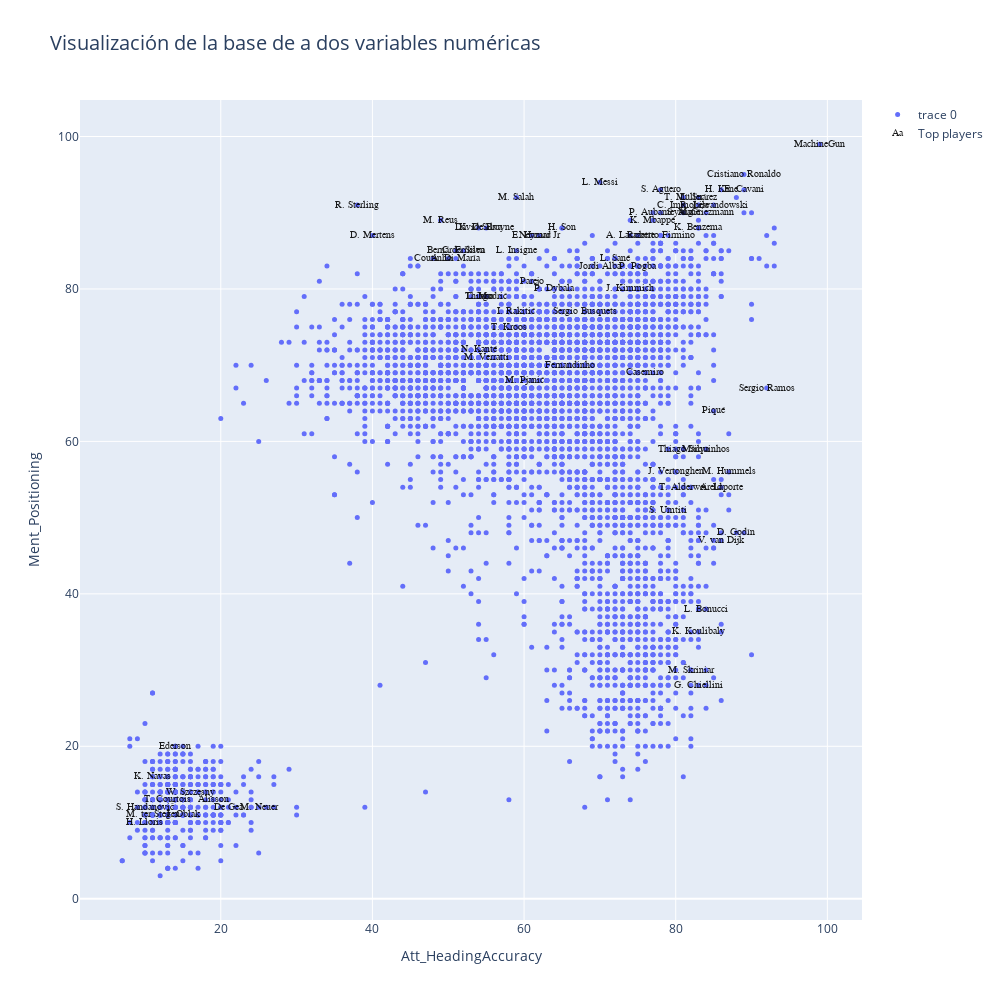

Notebook code for this chart:
### Markdown cell above
**Visualizamos los datos de a dos variables numéricas**

**Consigna de trabajo en grupo: buscar agrupamiento de datos usando las variables en skill_ratings de a pares**

### Code cell
data=[]
bool_crack=df_n["overall"] > 85 #diferenciamos a los mejores jugadores

#Elejimos dos variables, para esto elejimos dos números entre 0 y  de n_skills-1
skill_1=skills_ratings[2]
skill_2=skills_ratings[22]



graf1 = go.Scatter(x=df_skills[skill_1], y=df_skills[skill_2],
                           mode='markers',
                        text=df_n.loc[:,'club'], #'Height', 'Weight', 'Club', 'Age', 'Name','Position'
                           marker=dict(
                                size=5)
                           )

crack =go.Scatter(x=df_skills.loc[bool_crack,skill_1], y=df_skills.loc[bool_crack,skill_2],name='Top players',
                      text=df_n.loc[bool_crack,'short_name'],
                      textfont=dict(family='sans serif',size=10,color='black'),
                      opacity=0.9,mode='text')

data=[graf1,crack]

layout = go.Layout(title="Visualización de la base de a dos variables numéricas",titlefont=dict(size=20),
                xaxis=dict(title=skill_1),
                yaxis=dict(title=skill_2),
                autosize=False, width=1000,height=1000)

fig = go.Figure(data=data, layout=layout)

iplot(fig)

### Figure 1 — Plotly figure (JSON) as saved in the notebook; plotly's stock layout.template omitted (floating-point values rounded to 4 significant figures; data arrays with more than 128 entries replaced by an {"elided": "..."} marker saying what was removed)
{"data": [{"marker": {"size": 5}, "mode": "markers", "text": {"elided": "4757 str values"}, "type": "scatter", "x": {"elided": "4757 int values"}, "y": {"elided": "4757 int values"}}, {"mode": "text", "name": "Top players", "opacity": 0.9, "text": ["L. Messi", "Cristiano Ronaldo", "Neymar Jr", "J. Oblak", "E. Hazard", "K. De Bruyne", "M. ter Stegen", "V. van Dijk", "L. Modrić", "M. Salah", "K. Mbappé", "K. Koulibaly", "H. Kane", "Alisson", "De Gea", "N. Kanté", "G. Chiellini", "S. Agüero", "Sergio Ramos", "L. Suárez", "R. Lewandowski", "Sergio Busquets", "A. Griezmann", "P. Dybala", "P. Pogba", "Ederson", "R. Sterling", "C. Eriksen", "T. Courtois", "Piqué", "S. Handanovič", "M. Neuer", "H. Lloris", "David Silva", "E. Cavani", "D. Godín", "T. Kroos", "M. Reus", "P. Aubameyang", "S. Mané", "A. Laporte", "Bernardo Silva", "Casemiro", "H. Son", "Fernandinho", "Thiago Silva", "K. Benzema", "J. Vertonghen", "D. Mertens", "M. Hummels", "T. Alderweireld", "Jordi Alba", "Thiago", "K. Navas", "L. Insigne", "L. Sané", "Marquinhos", "M. Škriniar", "M. Verratti", "S. Umtiti", "W. Szczęsny", "J. Kimmich", "Isco", "Roberto Firmino", "I. Rakitić", "M. Pjanić", "A. Di María", "L. Bonucci", "Coutinho", "Parejo", "T. Müller", "C. Immobile", "A. Lacazette", "MachineGun"], "textfont": {"color": "black", "family": "sans serif", "size": 10}, "type": "scatter", "x": [70, 89, 62, 15, 61, 55, 11, 86, 55, 59, 77, 83, 86, 19, 21, 54, 83, 78, 92, 83, 85, 68, 84, 64, 75, 14, 38, 52, 13, 85, 10, 25, 10, 54, 89, 88, 58, 49, 78, 81, 86, 51, 76, 65, 66, 81, 83, 80, 40, 87, 82, 70, 54, 11, 59, 72, 84, 82, 55, 79, 16, 74, 55, 78, 59, 60, 51, 84, 48, 61, 81, 81, 74, 99], "y": [94, 95, 87, 11, 87, 88, 11, 47, 79, 92, 89, 35, 93, 13, 12, 72, 28, 93, 67, 92, 91, 77, 90, 80, 83, 20, 91, 85, 13, 64, 12, 12, 10, 88, 93, 48, 75, 89, 90, 90, 54, 85, 69, 88, 70, 59, 88, 56, 87, 56, 54, 83, 79, 16, 85, 84, 59, 30, 71, 51, 14, 80, 79, 87, 77, 68, 84, 38, 84, 81, 92, 91, 87, 99]}], "layout": {"autosize": false, "height": 1000, "title": {"font": {"size": 20}, "text": "Visualización de la base de a dos variables numéricas"}, "width": 1000, "xaxis": {"title": {"text": "Att_HeadingAccuracy"}}, "yaxis": {"title": {"text": "Ment_Positioning"}}}}
